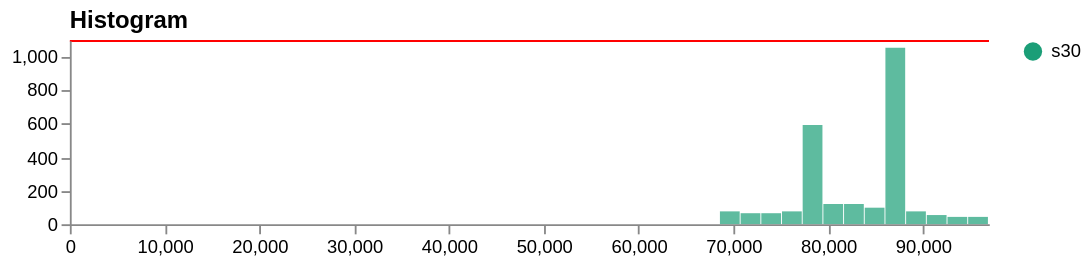

Write a Vega-Lite specification for this figure.
### Vega specification from a JSON file in a GitHub repository (floating-point values rounded to 4 significant figures)
{"$schema": "https://vega.github.io/schema/vega/v5.json", "description": "Histogram for visualizing a univariate distribution using static bins.", "width": 500, "height": 100, "padding": 5, "data": [{"name": "binned", "values": [{"bin0": 68580.0, "bin1": 70760.0, "count": 77, "label": "s30"}, {"bin0": 70760.0, "bin1": 72940.0, "count": 65, "label": "s30"}, {"bin0": 72940.0, "bin1": 75120.0, "count": 68, "label": "s30"}, {"bin0": 75120.0, "bin1": 77310.0, "count": 81, "label": "s30"}, {"bin0": 77310.0, "bin1": 79490.0, "count": 590, "label": "s30"}, {"bin0": 79490.0, "bin1": 81670.0, "count": 123, "label": "s30"}, {"bin0": 81670.0, "bin1": 83850.0, "count": 117, "label": "s30"}, {"bin0": 83850.0, "bin1": 86040.0, "count": 98, "label": "s30"}, {"bin0": 86040.0, "bin1": 88220.0, "count": 1057, "label": "s30"}, {"bin0": 88220.0, "bin1": 90400.0, "count": 81, "label": "s30"}, {"bin0": 90400.0, "bin1": 92580.0, "count": 52, "label": "s30"}, {"bin0": 92580.0, "bin1": 94760.0, "count": 49, "label": "s30"}, {"bin0": 94760.0, "bin1": 96950.0, "count": 41, "label": "s30"}]}, {"name": "xref", "values": []}, {"name": "yref", "values": [{"count": 0}, {"count": 1}, {"count": 2}, {"count": 3}, {"count": 4}, {"count": 5}, {"count": 6}, {"count": 7}, {"count": 8}, {"count": 9}, {"count": 10}, {"count": 11}, {"count": 12}, {"count": 13}, {"count": 14}, {"count": 15}, {"count": 16}, {"count": 17}, {"count": 18}]}, {"name": "_ranges", "source": ["binned"], "transform": [{"type": "aggregate", "fields": ["bin0", "bin1"], "ops": ["min", "max"], "as": ["min", "max"]}]}], "legends": [{"fill": "color"}], "scales": [{"name": "xscale", "type": "linear", "range": "width", "domain": {"data": "_ranges", "fields": ["min", "max"]}}, {"name": "yscale", "type": "linear", "range": "height", "round": true, "domain": {"data": "binned", "field": "count"}, "zero": true, "nice": true}, {"name": "color", "type": "ordinal", "domain": {"data": "binned", "field": "label"}, "range": {"scheme": "dark2"}}], "axes": [{"orient": "bottom", "scale": "xscale", "zindex": 1}, {"orient": "left", "scale": "yscale", "tickCount": 5, "zindex": 1}], "title": {"text": "Histogram", "orient": "top", "anchor": "start", "frame": "group"}, "marks": [{"name": "bins", "type": "rect", "from": {"data": "binned"}, "encode": {"update": {"x": {"scale": "xscale", "field": "bin0"}, "x2": {"scale": "xscale", "field": "bin1", "offset": -0.5}, "y": {"scale": "yscale", "field": "count"}, "y2": {"scale": "yscale", "value": 0}, "tooltip": {"field": "count"}, "fill": {"scale": "color", "field": "label"}, "opacity": {"value": 0.7}}, "hover": {"fill": {"value": "firebrick"}}}}, {"name": "x_highlights", "type": "rule", "clip": true, "from": {"data": "xref"}, "encode": {"enter": {"stroke": {"value": "red"}}, "update": {"x": {"scale": "xscale", "field": "value"}, "y2": {"value": 0}, "y": {"signal": "height"}, "opacity": {"value": 1}}}}, {"name": "y_highlights", "type": "rule", "clip": true, "from": {"data": "yref"}, "encode": {"enter": {"stroke": {"value": "red"}}, "update": {"y": {"scale": "yscale", "field": "value"}, "x2": {"value": 0}, "x": {"signal": "width"}, "opacity": {"value": 1}}}}]}
